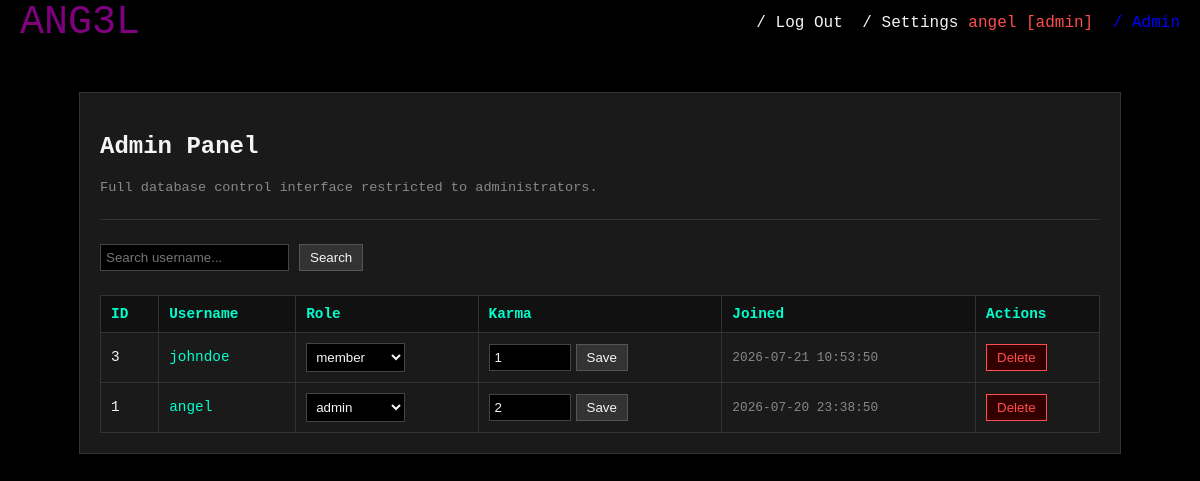
The page /admin.php (signed in) on the database as committed earlier.
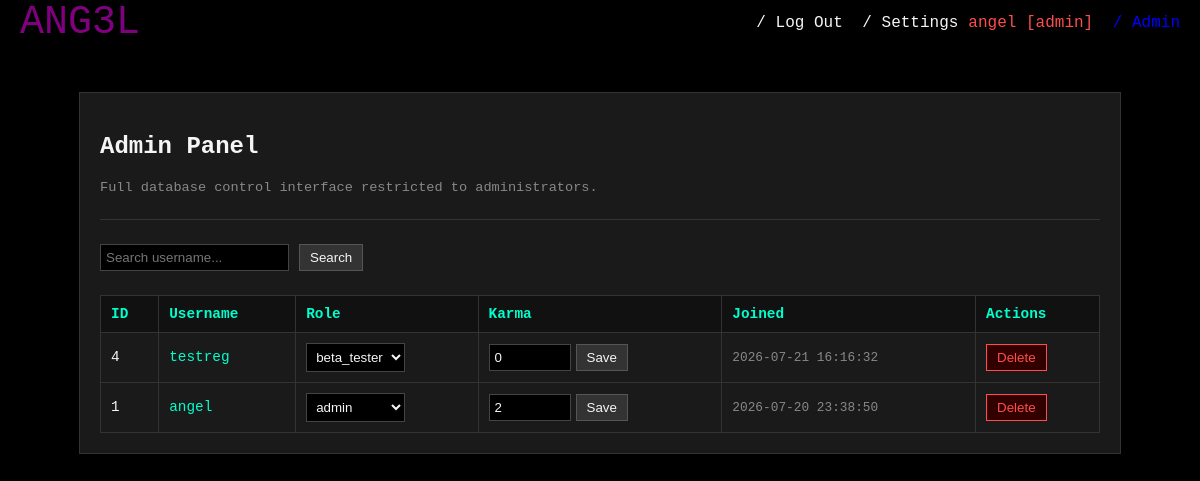
The same page on the database as committed later.
### tables this page shows
CREATE TABLE users (
    id INTEGER PRIMARY KEY AUTOINCREMENT,
    username TEXT UNIQUE NOT NULL,
    password_hash TEXT NOT NULL,
    is_admin INTEGER DEFAULT 0,
    created_at DATETIME DEFAULT CURRENT_TIMESTAMP
, role TEXT DEFAULT 'member', karma INTEGER DEFAULT 0);

### db.php (called while the page is built, shortened)
<?php
if (!function_exists('getRoleColor')) {
    function getRoleColor($role) {
        switch ($role) {
            case 'admin': return '#FF4D4D';
        }
    }
}

### public/admin.php (the view, shortened to what this page needs)
<?php
require_once __DIR__ . '/../db.php';
$search = trim($_GET['search'] ?? '');
if (!empty($search)) {
    $stmt = $db->prepare("SELECT id, username, role, karma, created_at FROM users WHERE username LIKE ? ORDER BY id DESC");
    $stmt->execute(['%' . $search . '%']);
} else {
    $stmt = $db->query("SELECT id, username, role, karma, created_at FROM users ORDER BY id DESC LIMIT 50");
}
$users = $stmt->fetchAll(PDO::FETCH_ASSOC);
?>
<!DOCTYPE html>
<html>
<head>
    <link rel="stylesheet" type="text/css" href="/css/header.css">
</head>
<body>
    <?php include __DIR__ . '/../includes/header.php'; ?>
    <div class="container">
        <h2>Admin Panel</h2>
        <p style="color: #888; font-size: 0.85rem;">Full database control interface restricted to administrators.</p>
        <hr style="border: 0; border-top: 1px solid #333; margin: 1.5rem 0;">
        <form class="search-box" method="GET" action="admin.php">
            <input type="text" name="search" placeholder="Search username..." value="<?php echo htmlspecialchars($search, ENT_QUOTES, 'UTF-8'); ?>">
            <button type="submit">Search</button>
        </form>
        <table>
            <thead>
                <tr>
                    <th>ID</th>
                    <th>Username</th>
                    <th>Role</th>
                    <th>Karma</th>
                    <th>Joined</th>
                    <th>Actions</th>
                </tr>
            </thead>
            <tbody>
                <?php if (empty($users)): ?>
                    <tr><td colspan="6" style="text-align: center; color: gray;">No users found.</td></tr>
                <?php else: ?>
                    <?php foreach ($users as $u): ?>
                        <tr>
                            <td><?php echo $u['id']; ?></td>
                            <td><a href="/u/<?php echo htmlspecialchars($u['username'], ENT_QUOTES, 'UTF-8'); ?>" style="color: #00ffcc; text-decoration: none;"><?php echo htmlspecialchars($u['username'], ENT_QUOTES, 'UTF-8'); ?></a></td>
                            <td>
                                <form action="admin.php" method="POST" style="display:inline;">
                                    <select name="role" onchange="this.form.submit()">
                                        <option value="member" <?php if($u['role']=='member') echo 'selected'; ?>>member</option>
                                        <option value="beta_tester" <?php if($u['role']=='beta_tester') echo 'selected'; ?>>beta_tester</option>
                                        <option value="admin" <?php if($u['role']=='admin') echo 'selected'; ?>>admin</option>
                                    </select>
                                </form>
                            </td>
                            <td>
                                <form action="admin.php" method="POST" style="display:inline; display:flex; gap:5px;">
                                    <input type="number" name="karma" value="<?php echo $u['karma']; ?>" style="width: 70px;">
                                    <button type="submit">Save</button>
                                </form>
                            </td>
                            <td style="color: #888; font-size: 0.8rem;"><?php echo $u['created_at']; ?></td>
                            <td>
                                <form action="admin.php" method="POST" onsubmit="return confirm('Are you sure you want to delete user <?php echo htmlspecialchars($u['username'], ENT_QUOTES, 'UTF-8'); ?>?');" style="display:inline;">
                                    <button type="submit" class="btn-danger">Delete</button>
                                </form>
                            </td>
                        </tr>
                    <?php endforeach; ?>
                <?php endif; ?>
            </tbody>
        </table>
    </div>
</body>
</html>

### includes/header.php (shortened to what this page needs)
<header>
    <span class="TITLE"><a href="/index.php">ANG3L</a></span>
    <?php if (isset($_SESSION['user_id'])): ?>
        <p><a href="/logout.php">&nbsp;/ Log Out</a></p>
        <p><a href="/settings.php">&nbsp;/ Settings</a></p>
        <?php
        $role = $_SESSION['role'] ?? 'member';
        $role_color = getRoleColor($role);
        $role_suffix = ' [' . $role . ']';
        $profile_url = '/u/' . urlencode($_SESSION['username']);
        ?>
        <p><a class='usrname' style="color: <?php echo $role_color; ?>;" href="<?php echo $profile_url; ?>"><?php echo htmlspecialchars($_SESSION['username'] . $role_suffix, ENT_QUOTES, 'UTF-8'); ?></a></p>
        <?php if ($role === 'admin'): ?>
            <p><a style="color: blue" href="/admin.php">&nbsp;/ Admin</a></p>
        <?php endif; ?>
    <?php else: ?>
        <p><a href="/register.php">Register /</a></p>
        <p><a href="/login.php">&nbsp;Login</a></p>
    <?php endif; ?>
</header>

### public/css/header.css (style rules this page uses)
body { background-color: rgb(0, 0, 0); margin: 0; }
header { color: whitesmoke; font-family: JetbrainsMono NF; position: fixed; width: 100%; display: flex; padding: 10px; }
.TITLE { font-size: 40px; text-align: left; }
span a { color: purple; }
a { color: whitesmoke; text-decoration: none; }
header { color: purple; font-family: "JetBrainsMono NF", monospace; background-color: rgb(0, 0, 0); position: fixed; top: 0; left: 0; width: 100%; display: flex; align-items: center; box-sizing: border-box; padding: 0 20px; z-index: 1000; }
.TITLE { font-size: 40px; text-align: left; margin-right: auto; }
p a { color: whitesmoke; text-decoration: none; }
header p { display: inline-block; margin: 0; padding-left: 10px; }
.usrname { color: red; }

### public/admin.php (style rules this page uses)
body { background: #000000; color: whitesmoke; font-family: "JetBrainsMono NF", monospace; margin: 0; padding-top: 60px; }
.container { max-width: 1000px; margin: 2rem auto; padding: 20px; background: #1a1a1a; border: 1px solid #333; }
table { width: 100%; border-collapse: collapse; margin-top: 1rem; }
th, td { padding: 10px; border: 1px solid #333; text-align: left; font-size: 0.9rem; }
th { background: #111; color: #00ffcc; }
input[type="text"], input[type="number"], select { background: #000; color: whitesmoke; border: 1px solid #444; padding: 5px; }
button { background: #333; color: whitesmoke; border: 1px solid #555; padding: 5px 10px; cursor: pointer; }
.btn-danger { background: #330000; border-color: #ff4d4d; color: #ff4d4d; }
.search-box { margin-bottom: 1.5rem; display: flex; gap: 10px; }

Rows that differ between the two databases and show on the page:
removed users: id "3", username "johndoe", role "member", karma "1", created_at "2026-07-21 10:53:50"
added users: id "4", username "testreg", role "beta_tester", karma "0", created_at "2026-07-21 16:16:32"
